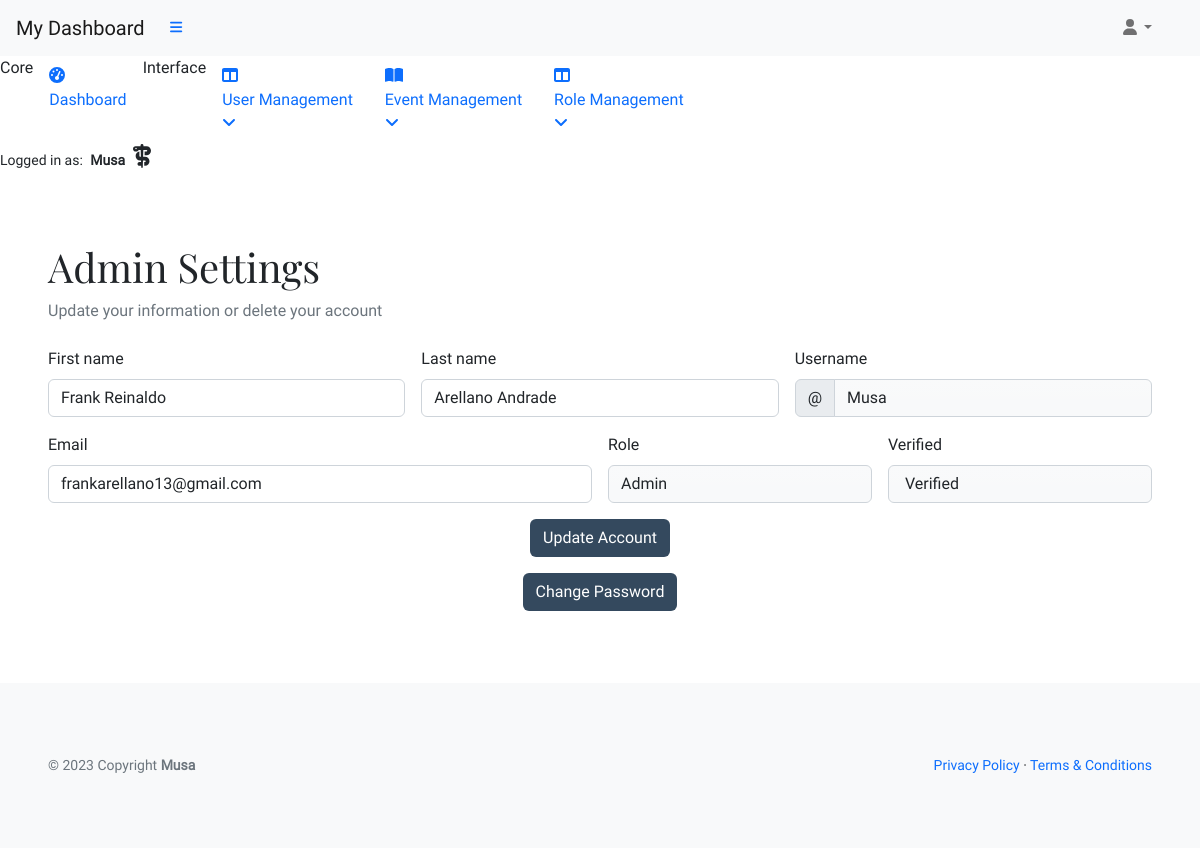
The app's page /office/settings/ (signed in) with its own data.
### musa/models.py (models this page shows, shortened)
class UserProfile(AbstractUser):
    verified = models.BooleanField(default=False)
    role = models.IntegerField(choices=ROLES, default=0)
    user_card = models.ManyToManyField(
        'vote_management.VoteCard', through='vote_management.VoteRecord', related_name='user_cards')
    class Meta:
        ordering = ['username']

### admin_profile/views.py (the view, shortened to what this page needs)
# urls.py: path('office/settings/', AdminSettings.as_view(),
class AdminSettings(AdminRequiredMixin, UpdateView):
    model = UserProfile
    form_class = AdminProfileForm
    template_name = 'backend/admin-dashboard/settings.html'
    context_object_name = 'admin_settings'
    def get_object(self, queryset=None):
        return self.request.user

### admin_profile/views.py
class AdminProfileForm(forms.ModelForm):
    class Meta:
        model = UserProfile
        fields = ['first_name', 'last_name', 'email', 'username']

### admin_profile/views.py (called while the page is built)
    def test_func(self):
        user_profile = self.request.user
        return user_profile and user_profile.role == 2

### templates/backend/admin-dashboard/settings.html (shortened to what this page needs)
{% extends "backend/admin-dashboard/base.html" %}
{% load i18n %}
{% block content%}
<div id="layoutSidenav_content">
    <main>
        <div class="container-fluid p-5">
            <h1 class="mt-4">Admin Settings</h1>
            <ol class="breadcrumb mb-4">
                <li class="breadcrumb-item active">Update your information or delete your account</li>
            </ol>
            <form class="row g-3 needs-validation" method="POST" action="{% url 'admin_settings' %}" novalidate>
                {% if admin_settings.role == 2 %}
                <div class="col-md-4">
                    <label for="validationCustom01" class="form-label">First name</label>
                    <input type="text" class="form-control" id="validationCustom01"
                        value="{{ admin_settings.first_name}}" name="first_name" required>
                </div>
                <div class="col-md-4">
                    <label for="validationCustom02" class="form-label">Last name</label>
                    <input type="text" class="form-control" id="validationCustom02"
                        value="{{ admin_settings.last_name}}" name="last_name" required>
                </div>
                {% endif %}
                <div class="col-md-4">
                    <label for="validationCustomUsername" class="form-label">Username</label>
                    <div class="input-group has-validation">
                        <span class="input-group-text" id="inputGroupPrepend">@</span>
                        <input type="text" value="{{ admin_settings.username}}"
                            class="form-control bg-light bg-gradient" id="validationCustomUsername" name="username"
                            aria-describedby="inputGroupPrepend" required readonly>
                    </div>
                </div>
                <div class="col-md-6">
                    <label for="validationCustom03" class="form-label">Email</label>
                    <input type="email" value="{{ admin_settings.email}}"
                        class="form-control {% if form.errors.email %}is-invalid{% endif %}" id="validationCustom03"
                        name="email" required>
                </div>
                <div class="col-md-3">
                    <label for="validationCustom04" class="form-label">Role</label>
                    <input type="text" value="{{ admin_settings.get_role_display}}" name="role"
                        class="form-control bg-light bg-gradient" id="validationCustom04" required readonly>
                </div>
                <div class="col-md-3">
                    <label for="validationCustom05" class="form-label">Verified</label>
                    <input type="text"
                        value="{% if admin_settings.verified == 1 %} Verified {% else %} Not verified {% endif %}"
                        name="verified" class="form-control bg-light bg-gradient" id="validationCustom05" required
                        readonly>
                </div>
                <div class="col-12 text-center">
                    <button class="btn btn-primary-blue" type="submit">Update Account</button>
                </div>
                <div class="col-12 text-center">
                    <a class="btn btn-primary-blue" href="{% url 'admin_change' %}">Change Password</a>
                </div>
            </form>
        </div>
    </main>
</div>
{% endblock %}

### templates/backend/admin-dashboard/base.html (shortened to what this page needs)
{% load static %}
{% now "Y-m-d" as current_date %}
{% now "Y" as copyright %}
<!DOCTYPE html>
<html lang="en">
<head>
    <link href="https://cdn.jsdelivr.net/npm/simple-datatables@7.1.2/dist/style.min.css" rel="stylesheet" />
    <link href="{% static 'admin/vendor/css/styles.css' %}" rel="stylesheet" />
    <link rel="stylesheet" href="{% static 'custom/css/style.css' %}">
</head>
<body class="sb-nav-fixed">
    <nav class="sb-topnav navbar navbar-expand navbar-light bg-light">
        <a class="navbar-brand ps-3" href="{% url 'admin_dashboard' %}">My Dashboard</a>
        <button class="btn btn-link btn-sm order-1 order-lg-0 me-4 me-lg-0" id="sidebarToggle" href="#!"><i
                class="fas fa-bars"></i></button>
        <div class="d-md-inline-block form-inline ms-auto me-0 me-md-3 my-2 my-md-0">
            <ul class="navbar-nav ms-auto ms-md-0 me-3 me-lg-4">
                <li class="nav-item dropdown">
                    <a class="nav-link dropdown-toggle" id="navbarDropdown" href="#" role="button"
                        data-bs-toggle="dropdown" aria-expanded="false"><i class="fas fa-user fa-fw"></i></a>
                </li>
            </ul>
        </div>
    </nav>
    <div id="layoutSidenav">
        <div id="layoutSidenav_nav">
            <nav class="sb-sidenav accordion sb-sidenav-light" id="sidenavAccordion">
                <div class="sb-sidenav-menu">
                    <div class="nav">
                        <div class="sb-sidenav-menu-heading">Core</div>
                        <a class="nav-link" href="{% url 'admin_dashboard' %}">
                            <div class="sb-nav-link-icon"><i class="fas fa-tachometer-alt"></i></div>
                            Dashboard
                        </a>
                        <div class="sb-sidenav-menu-heading">Interface</div>
                        <a class="nav-link collapsed" href="#" data-bs-toggle="collapse"
                            data-bs-target="#collapseLayouts" aria-expanded="false" aria-controls="collapseLayouts">
                            <div class="sb-nav-link-icon"><i class="fas fa-columns"></i></div>
                            User Management
                            <div class="sb-sidenav-collapse-arrow"><i class="fas fa-angle-down"></i></div>
                        </a>
                        <a class="nav-link collapsed" href="#" data-bs-toggle="collapse" data-bs-target="#collapsePages"
                            aria-expanded="false" aria-controls="collapsePages">
                            <div class="sb-nav-link-icon"><i class="fas fa-book-open"></i></div>
                            Event Management
                            <div class="sb-sidenav-collapse-arrow"><i class="fas fa-angle-down"></i></div>
                        </a>
                        <a class="nav-link collapsed" href="#" data-bs-toggle="collapse" data-bs-target="#collapseRoles"
                            aria-expanded="false" aria-controls="collapseRoles">
                            <div class="sb-nav-link-icon"><i class="fas fa-columns"></i></div>
                            Role Management
                            <div class="sb-sidenav-collapse-arrow"><i class="fas fa-angle-down"></i></div>
                        </a>
                    </div>
                </div>
                <div class="sb-sidenav-footer">
                    <div class="small">Logged in as:
                        <span class="px-1"><strong>{{ request.user.username }}
                                {% if request.user.role == 2 %}
                                <i class="fa-solid fa-staff-snake px-1 fs-4 text"></i>
                                {% endif %}
                            </strong>
                        </span>
                    </div>
                </div>
            </nav>
        </div>
        {% block content %}
        {% endblock content %}
    </div>
    <footer class="py-4 bg-light mt-4">
        <div class="container-fluid p-5">
            <div class="d-flex align-items-center justify-content-between small">
                <div class="text-muted">        © {{ copyright }} Copyright
                    <a class="text-reset fw-bold" href="https://github.com/plexoio/musa">Musa</a></div>
                <div>
                    <a href="#">Privacy Policy</a>
                    &middot;
                    <a href="#">Terms &amp; Conditions</a>
                </div>
            </div>
        </div>
    </footer>
</body>
</html>

### static/custom/css/style.css (style rules this page uses)
* { font-family: 'Roboto', Fairplay, sans-serif; }
h1 { font-family: 'Fairplay', Roboto, sans-serif; }
a { text-decoration: none; }
input { border: none; }
.btn-primary-blue { background-color: #34495e; color: white; transition: 0.3s; }

### records on screen
UserProfile: user.username "Musa", first_name "Frank Reinaldo", last_name "Arellano Andrade", username "Musa", email "frankarellano13@gmail.com", role "Admin", verified "Verified"

### other values on screen
{{ copyright }} "2023"
